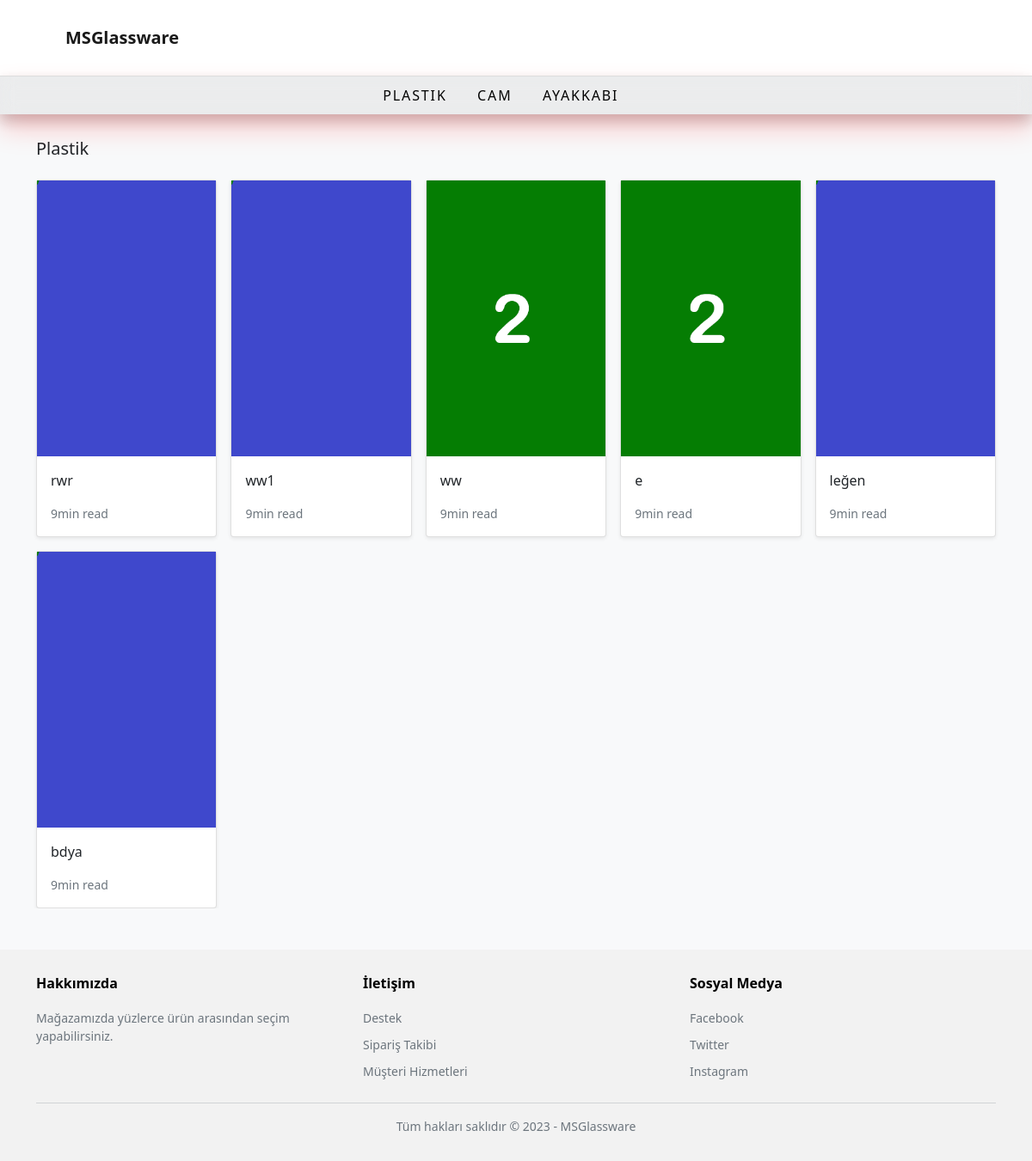
Page /shop/plastik/ on the committed database.
### store/models.py (models this page shows, shortened)
class Category(models.Model):
    name = models.CharField(max_length=255, db_index=True)
    slug = models.SlugField(max_length=255, unique=True)
    class Meta:
        verbose_name_plural = 'categories'
    def get_absolute_url(self):
        return reverse('store:category_list', args=[self.slug])

class Product(models.Model):
    category = models.ForeignKey(Category, related_name='product', on_delete=models.CASCADE)
    created_by = models.ForeignKey(User, on_delete=models.CASCADE, related_name='product_creator')
    title = models.CharField(max_length=255)
    author = models.CharField(max_length=255, default='admin')
    description = models.TextField(blank=True)
    image = models.ImageField(upload_to='images/', default='images/default.png')
    slug = models.SlugField(max_length=255)
    price = models.DecimalField(max_digits=4, decimal_places=2)
    in_stock = models.BooleanField(default=True)
    external_url = models.URLField(blank=True, null=True)
    is_active = models.BooleanField(default=True)
    created = models.DateTimeField(auto_now_add=True)
    updated = models.DateTimeField(auto_now=True)
    objects = models.Manager()
    products = ProductManager()
    class Meta:
        verbose_name_plural = 'Products'
        ordering = ('-created',)
    def get_absolute_url(self):
        return reverse('store:product_detail', args=[self.slug])

### store/views.py (the view)
# urls.py: path('shop/<slug:category_slug>/', views.category_list, name='category_list'),
def category_list(request, category_slug=None):
    category = get_object_or_404(Category, slug=category_slug)
    products = Product.objects.filter(category=category)
    return render(request, 'store/products/category.html', {'category': category, 'products': products})

### store/context_processors.py (called while the page is built)
def categories(request):
    return {
        'categories': Category.objects.all()
    }

### templates/store/products/category.html (shortened to what this page needs)
{% extends "../base.html" %}
{% load static %}
{% block content %}
<main>
  <div class="album py-5 bg-light">
    <div class="container">
      <div class="pb-3 h5">{{category.name|title}}</div>
      <div class="row row-cols-1 row-cols-sm-2 row-cols-md-5 g-3">
        {% for product in products %}
        <div class="col">
          <div class="card shadow-sm">
          <img class="img-fluid" alt="Responsive image" src="{{ product.image.url }}">
            <div class="card-body">
              <p class="card-text">
                <a class="text-dark text-decoration-none" href="{{ product.get_absolute_url }}">{{ product.title }}</a>
              </p>
              <div class="d-flex justify-content-between align-items-center">
                <small class="text-muted">9min read</small>
              </div>
            </div>
          </div>
        </div>
        {% endfor %}
      </div>
    </div>
  </div>
</main>
{% endblock %}

### templates/store/base.html (shortened to what this page needs)
{% load static %}
<!DOCTYPE html>
<html>
<head>
    <link rel="stylesheet" type="text/css" href="{% static 'css/mycss.css' %}">
    <link href="https://cdn.jsdelivr.net/npm/bootstrap@5.0.0-beta1/dist/css/bootstrap.min.css" rel="stylesheet">
</head>
<body>
    <header>
        <nav class="navbar navbar-expand-xl navbar-light bg-transparent border-bottom w-100" id="myNavbar">
            <div class="container-fluid p-3">
              <a class="navbar-brand" href="/">MSGlassware</a>
              <div class="category-wrapper">
                <ul class="category-list">
                  {% for c in categories %}
                  <li><a href="{{ c.get_absolute_url }}">{{ c.name|title }}</a></li>
                  {% endfor %}
                </ul>
              </div>
              </div>
          </nav>
    </header>
  <div><br></div>
    <div id="content">{% block content %} {% endblock %}</div>
</body>
<footer class="footer">
    <div class="container">
      <div class="row">
        <div class="col-md-4 col-sm-12">
          <h5>Hakkımızda</h5>
          <p>Mağazamızda yüzlerce ürün arasından seçim yapabilirsiniz.</p>
        </div>
        <div class="col-md-4 col-sm-12">
          <h5>İletişim</h5>
          <ul>
            <li><a href="#">Destek</a></li>
            <li><a href="#">Sipariş Takibi</a></li>
            <li><a href="#">Müşteri Hizmetleri</a></li>
          </ul>
        </div>
        <div class="col-md-4 col-sm-12">
          <h5>Sosyal Medya</h5>
          <ul>
            <li><a href="#">Facebook</a></li>
            <li><a href="#">Twitter</a></li>
            <li><a href="#">Instagram</a></li>
          </ul>
        </div>
      </div>
      <hr>
      <p class="text-center">Tüm hakları saklıdır © 2023 - MSGlassware</p>
    </div>
  </footer>
</html>

### static/css/mycss.css (style rules this page uses)
.card-text { overflow: hidden; text-overflow: ellipsis; display: -webkit-box; -webkit-line-clamp: 1; -webkit-box-orient: vertical; }
.navbar { background-color: rgba(128, 128, 128, 0.1); backdrop-filter: blur(10px); padding-right: 5%; padding-left: 5%; width: 90%; }
.navbar-brand { color: #333; font-weight: bold; }
.category-list { background-color:rgba(128, 128, 128, 0.1); backdrop-filter: blur(10px); border-top: 1px solid #ddd; display: flex; justify-content: center; padding: 10px 0; position: relative; }
.category-list li { margin-right:3% }
.category-list a { display: flex; color: rgb(3, 3, 3);; position: relative; height: 100%; white-space: nowrap; padding: 0 var(--gl-spacing-0100); justify-content: center; align-items: center; font-family: var(--gl-body-font-set-family-functional-2),var(--gl-font-family-fallback); font-size: var(--gl-body-font-set-size-functional-2); font-style: var(--gl-body-font-set-style-functional-2); font-weight: var(--gl-body-font-set-weight-functional-2); letter-spacing: var(--gl-body-font-set-letterspacing-functional-2); line-height: var(--gl-body-font-set-lineheight-functional-2); text-decoration: var(--gl-body-font-set-decoration-functional-2); text-transform: var(--gl-body-font-set-case-functional-2); text-transform: uppercase; letter-spacing: 1.87px; }
.footer { background-color: #f2f2f2; color: #6c757d; padding: 30px 0; font-size: 14px; line-height: 1.5; }
.footer h5 { color: #000; font-size: 16px; font-weight: 700; margin-bottom: 20px; }
.footer ul { list-style: none; padding: 0; margin: 0; }
.footer ul li { margin-bottom: 10px; }
.footer ul li a { color: #6c757d; text-decoration: none; transition: all 0.3s ease; }
.footer p { margin-bottom: 0; }
#myNavbar { position: relative; }
.category-wrapper { position: absolute; top: 100%; left: 0; width: 100%; background-color: #f8f9fa; box-shadow: 0 8px 16px rgba(0,0,0,.2); z-index: 1; }
.category-list { list-style: none; margin: 0; padding: 10px; box-shadow: 0 16px 32px rgba(255, 0, 0, 0.2); }
.category-list li { margin: 10; }
img { max-width: 100%; height: auto; }
.container { width: 100%; max-width: 1200px; margin: 0 auto; overflow: hidden; }

### rows in the picture
Category: name "PLASTIK", name "Plastik"
Category: name "CAM"
Category: name "AYAKKABI"
Product: image (placeholder picture), title "rwr"
Product: image (placeholder picture), title "ww1"
Product: image (picture), title "ww"
Product: image (picture), title "e"
Product: image (placeholder picture), title "leğen"
Product: image (placeholder picture), title "bdya"
